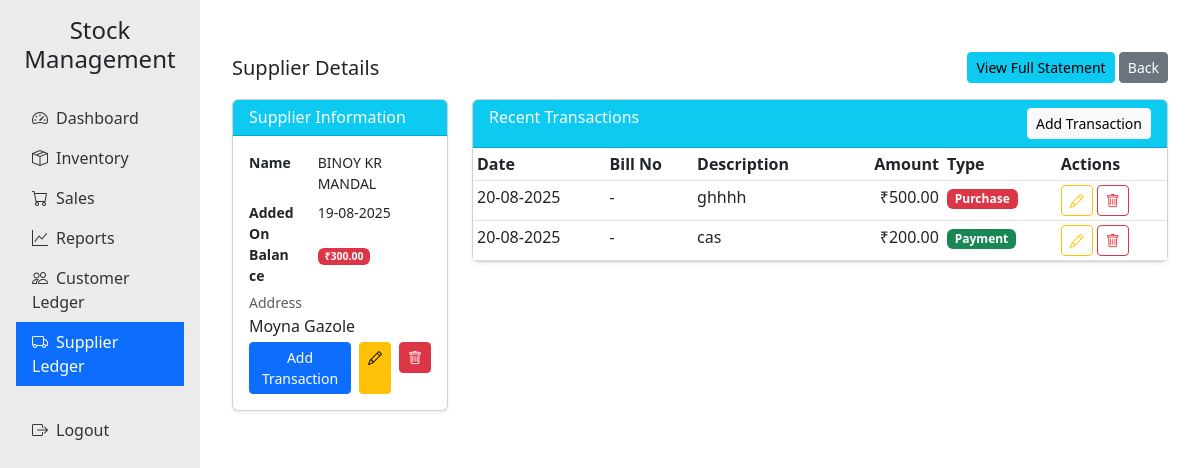
Page /suppliers/1 (signed in) on the committed database.
### app.py (models this page shows, shortened)
class Supplier(db.Model):
    id = db.Column(db.Integer, primary_key=True)
    name = db.Column(db.String(100), nullable=False)
    mobile = db.Column(db.String(15))
    address = db.Column(db.String(200))
    gstin = db.Column(db.String(20))
    date_added = db.Column(db.Date, default=date.today())
    balance = db.Column(db.Float, default=0.0)
    items = db.relationship('Item', backref='supplier', lazy=True)
    transactions = db.relationship('SupplierTransaction',
                                 backref='supplier',
                                 cascade='all, delete-orphan',
                                 lazy='dynamic')  # Changed to dynamic for better query control

class SupplierTransaction(db.Model):
    id = db.Column(db.Integer, primary_key=True)
    supplier_id = db.Column(db.Integer, db.ForeignKey('supplier.id'), nullable=False)
    date = db.Column(db.Date, nullable=False, default=date.today())
    bill_no = db.Column(db.String(50))
    description = db.Column(db.String(200))
    amount = db.Column(db.Float, nullable=False)
    transaction_type = db.Column(db.String(20), nullable=False)  # 'purchase' or 'payment'
    created_at = db.Column(db.DateTime, default=datetime.now())

### app.py (the view)
@app.route('/suppliers/<int:id>')
@login_required
def view_supplier(id):
    supplier = Supplier.query.get_or_404(id)
    items = Item.query.filter_by(supplier_id=id).all()
    transactions = SupplierTransaction.query.filter_by(supplier_id=id)\
        .order_by(SupplierTransaction.date.desc())\
        .all()
    recent_transactions = transactions[:10] if transactions else []
    current_balance = supplier.balance if supplier.balance is not None else 0
    return render_template('view_supplier.html',
                         supplier=supplier,
                         items=items,
                         transactions=recent_transactions,
                         current_balance=current_balance)

### app.py (called while the page is built)
def login_required(f):
    @wraps(f)
    def decorated_function(*args, **kwargs):
        if 'user_id' not in session:
            flash('Please log in to access this page.', 'danger')
            return redirect(url_for('login'))
        return f(*args, **kwargs)
    return decorated_function

### templates/view_supplier.html (shortened to what this page needs)
{% extends "base.html" %}
{% block content %}
<div class="container mt-3">
    <div class="d-flex justify-content-between align-items-center mb-3">
        <h5 class="mb-0">Supplier Details</h5>
        <div><a href="{{ url_for('supplier_statement', supplier_id=supplier.id) }}" class="btn btn-sm btn-info">
                 View Full Statement
            </a>
            <a href="{{ url_for('suppliers') }}" class="btn btn-sm btn-secondary">
                 Back
            </a>
        </div>
    </div>
    <div class="row">
        <div class="col-md-3">
            <div class="card mb-3 shadow-sm">
                <div class="card-header bg-info text-white">
                    <h6 class="mb-0">Supplier Information</h6>
                </div>
                <div class="card-body">
                    <dl class="row mb-0 small">
                        <dt class="col-sm-4">Name</dt>
                        <dd class="col-sm-8">{{ supplier.name }}</dd>
                        <dt class="col-sm-4">Added On</dt>
                        <dd class="col-sm-8">{{ supplier.date_added.strftime('%d-%m-%Y') }}</dd>
                        <dt class="col-sm-4">Balance</dt>
                        <dd class="col-sm-8">
                            <span class="badge {% if current_balance > 0 %}bg-danger{% elif current_balance < 0 %}bg-success{% else %}bg-secondary{% endif %}">
        			₹{{ "%.2f"|format(current_balance) }}
                            </span>
                        </dd>
                    </dl>
                    {% if supplier.address %}
                    <div class="mt-1">
                        <label class="small text-muted">Address</label>
                        <p class="mb-0">{{ supplier.address }}</p>
                    </div>
                    {% endif %}
                    <div class="mt-1 d-flex gap-2">
                        <a href="{{ url_for('add_supplier_transaction', supplier_id=supplier.id) }}" class="btn btn-primary btn-sm">
                            Add Transaction
                        </a>
                        <a href="{{ url_for('edit_supplier', id=supplier.id) }}" class="btn btn-warning btn-sm">
                            <i class="bi bi-pencil"></i>
                        </a>
                        <form method="POST" action="{{ url_for('delete_supplier', id=supplier.id) }}" class="d-inline">
                            <button type="submit" class="btn btn-danger btn-sm" onclick="return confirm('Are you sure you want to delete this supplier?')">
                                <i class="bi bi-trash"></i>
                            </button>
                        </form>
                    </div>
                </div>
            </div>
        </div>
        <div class="col-md-9">
            <div class="card shadow-sm">
    <div class="card-header bg-info text-white d-flex justify-content-between py-2">
        <h6 class="mb-0">Recent Transactions</h6>
        <div>
            <a href="{{ url_for('add_supplier_transaction', supplier_id=supplier.id) }}" class="btn btn-sm btn-light">
                 Add Transaction
            </a>
        </div>
    </div>
                <div class="card-body p-0">
                    <div class="table-responsive">
                        <table class="table table-sm mb-0">
                            <thead>
                                <tr>
                                    <th>Date</th>
                                    <th>Bill No</th>
                                    <th>Description</th>
                                    <th class="text-end">Amount</th>
                                    <th>Type</th>
                                    <th>Actions</th>
                                </tr>
                            </thead>
<tbody>
    {% for t in transactions %}
    <tr>
        <td>{{ t.date.strftime('%d-%m-%Y') }}</td>
        <td>{{ t.bill_no or '-' }}</td>
        <td>{{ t.description or '-' }}</td>
        <td class="text-end">₹{{ "%.2f"|format(t.amount) }}</td>
        <td>
            {% if t.transaction_type == 'purchase' %}
                <span class="badge bg-danger">Purchase</span>
            {% else %}
                <span class="badge bg-success">Payment</span>
            {% endif %}
        </td>
        <td>
            <a href="{{ url_for('edit_supplier_transaction', transaction_id=t.id) }}" class="btn btn-sm btn-outline-warning">
                <i class="bi bi-pencil"></i>
            </a>
            <form method="POST" action="{{ url_for('delete_supplier_transaction', transaction_id=t.id) }}" class="d-inline">
                <button type="submit" class="btn btn-sm btn-outline-danger" onclick="return confirm('Are you sure you want to delete this transaction?')">
                    <i class="bi bi-trash"></i>
                </button>
            </form>
        </td>
    </tr>
    {% else %}
    <tr>
        <td colspan="6" class="text-center py-4">No transactions found</td>
    </tr>
    {% endfor %}
</tbody>
                        </table>
                    </div>
                </div>
            </div>
        </div>
    </div>
</div>
{% endblock %}

### templates/base.html (style rules this page uses)
.card { margin-bottom: 20px; box-shadow: 0 2px 4px rgba(0,0,0,0.1); }
.table-responsive { overflow-x: auto; }

### rows in the picture
Supplier: name "BINOY KR MANDAL", date_added "19-08-2025", balance "300.00", address "Moyna Gazole"
SupplierTransaction: date "20-08-2025", bill_no "-", description "ghhhh", amount "500.00", transaction_type "Purchase"
SupplierTransaction: date "20-08-2025", bill_no "-", description "cas", amount "200.00", transaction_type "Payment"
